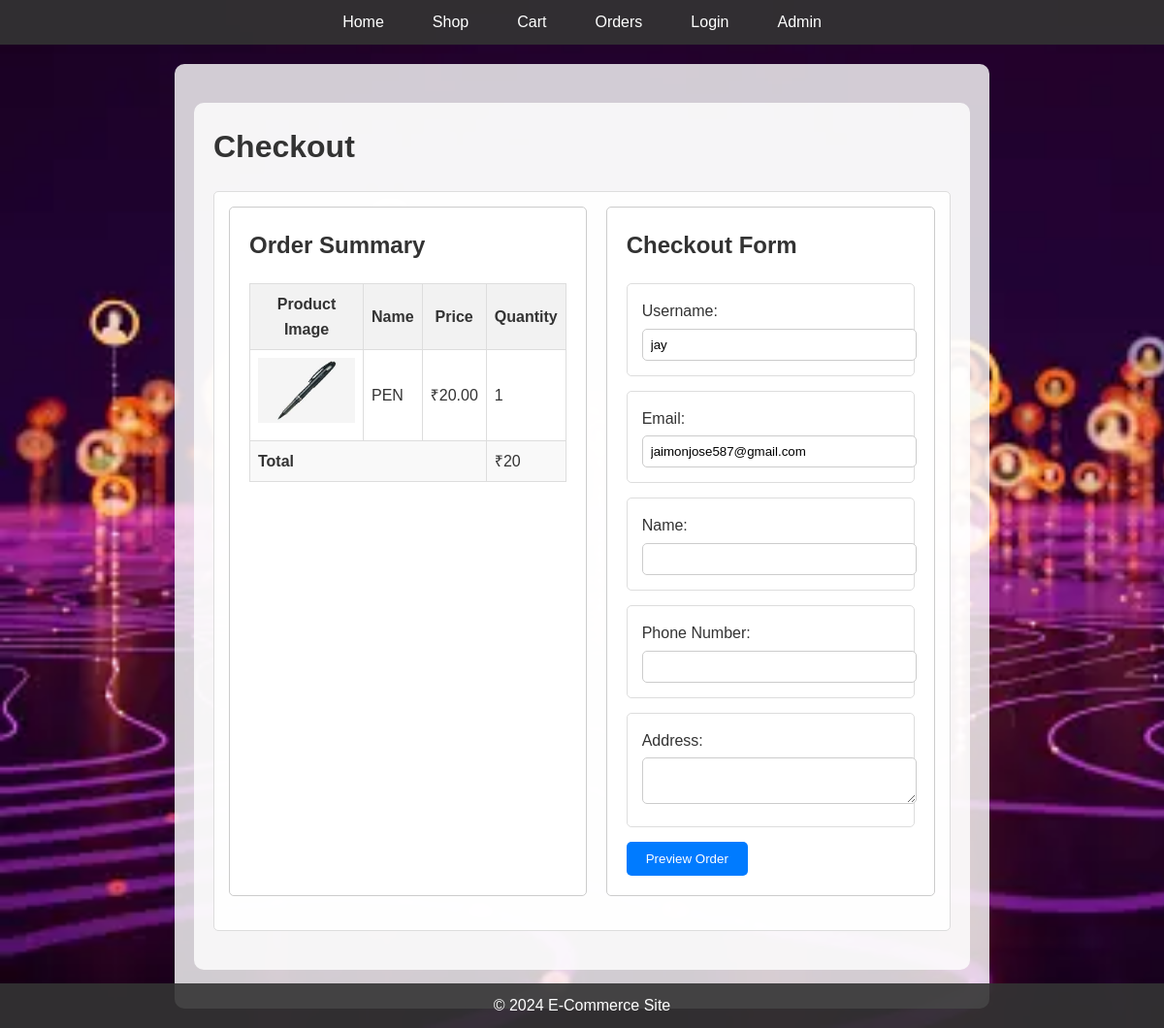
The app's page /checkout.php (signed in) with its own data.
### tables this page shows
CREATE TABLE `cart` (
  `id` int(11) NOT NULL,
  `user_id` int(11) DEFAULT NULL,
  `product_id` int(11) DEFAULT NULL,
  `quantity` int(11) DEFAULT NULL
);

CREATE TABLE `products` (
  `id` int(11) NOT NULL,
  `name` varchar(255) NOT NULL,
  `description` text DEFAULT NULL,
  `price` decimal(10,2) NOT NULL,
  `image` varchar(255) DEFAULT NULL
);

CREATE TABLE `users` (
  `id` int(11) NOT NULL,
  `username` varchar(50) NOT NULL,
  `password` varchar(255) NOT NULL,
  `email` varchar(255) NOT NULL,
  `role` enum('user','admin') DEFAULT 'user'
);

### checkout.php (the view, shortened to what this page needs)
<?php
include 'header.php';
include 'db.php';
$user_id = $_SESSION['user_id'];
$user_result = $conn->query("SELECT username, email FROM users WHERE id = $user_id");
$user = $user_result->fetch_assoc();
$result = $conn->query("SELECT cart.*, products.name, products.price, products.image FROM cart JOIN products ON cart.product_id = products.id WHERE cart.user_id = $user_id");
$total = 0;
$cart_items = [];
while ($row = $result->fetch_assoc()) {
    $total += $row['price'] * $row['quantity'];
    $cart_items[] = [
        'product_id' => $row['product_id'],
        'name' => $row['name'],
        'quantity' => $row['quantity'],
        'price' => $row['price'],
        'image' => $row['image']
    ];
}
?>
<!DOCTYPE html>
<html lang="en">
<head>
</head>
<body>
    <main>
        <h1>Checkout</h1>
        <div class="checkout-container">
            <div class="order-summary">
                <h2>Order Summary</h2>
                <table>
                    <thead>
                        <tr>
                            <th>Product Image</th>
                            <th>Name</th>
                            <th>Price</th>
                            <th>Quantity</th>
                        </tr>
                    </thead>
                    <tbody>
                        <?php
                        if (count($cart_items) > 0) {
                            foreach ($cart_items as $item) {
                                echo "<tr>";
                                echo "<td>";
                                if (!empty($item['image'])) {
                                    echo "<img src='uploads/" . htmlspecialchars($item['image']) . "' alt='" . htmlspecialchars($item['name']) . "' class='product-image'>";
                                }
                                echo "</td>";
                                echo "<td>" . htmlspecialchars($item['name']) . "</td>";
                                echo "<td>₹" . htmlspecialchars($item['price']) . "</td>";
                                echo "<td>" . htmlspecialchars($item['quantity']) . "</td>";
                                echo "</tr>";
                            }
                            echo "<tr>";
                            echo "<td colspan='3'><strong>Total</strong></td>";
                            echo "<td>₹" . htmlspecialchars($total) . "</td>";
                            echo "</tr>";
                        } else {
                            echo "<tr><td colspan='4'>Your cart is empty.</td></tr>";
                        }
                        ?>
                    </tbody>
                </table>
            </div>
            <div class="checkout-form">
                <h2>Checkout Form</h2>
                <form action="checkout.php" method="POST">
                    <div>
                        <label for="username">Username:</label>
                        <input type="text" id="username" name="username" value="<?php echo htmlspecialchars($user['username']); ?>" readonly>
                    </div>
                    <div>
                        <label for="email">Email:</label>
                        <input type="email" id="email" name="email" value="<?php echo htmlspecialchars($user['email']); ?>" readonly>
                    </div>
                    <div>
                        <label for="name">Name:</label>
                        <input type="text" id="name" name="name" required>
                    </div>
                    <div>
                        <label for="phone">Phone Number:</label>
                        <input type="text" id="phone" name="phone" required>
                    </div>
                    <div>
                        <label for="address">Address:</label>
                        <textarea id="address" name="address" required></textarea>
                    </div>
                    <button type="submit">Preview Order</button>
                </form>
            </div>
        </div>
    </main>
</body>
</html>
<?php
include 'footer.php';
?>

### styles.css (style rules this page uses)
body, h1, h2, h3, p, ul { margin: 0; padding: 0; font-family: Arial, sans-serif; }
body { line-height: 1.6; background-image: url('images.jpg'); background-size: cover; background-repeat: no-repeat; background-attachment: fixed; color: #333; }
main { padding: 20px; max-width: 800px; margin: 20px auto; background-color: rgba(255, 255, 255, 0.8); border-radius: 10px; }
main h1, main h2 { margin-bottom: 20px; }
main div { margin-bottom: 20px; padding: 15px; border: 1px solid #ddd; border-radius: 5px; background-color: rgba(255, 255, 255, 0.9); }

### checkout.php (style rules this page uses)
.checkout-container { display: flex; flex-direction: row; gap: 20px; }
.order-summary, .checkout-form { flex: 1; padding: 20px; border: 1px solid #ccc; border-radius: 5px; }
table { width: 100%; border-collapse: collapse; }
th, td { border: 1px solid #ddd; padding: 8px; }
th { background-color: #f2f2f2; }
tr:nth-child(even) { background-color: #f9f9f9; }
.product-image { max-width: 100px; height: auto; display: block; margin-bottom: 10px; }
.checkout-container h2, .checkout-container h3 { margin: 0 0 20px; }
.checkout-container button { padding: 10px 20px; background-color: #007BFF; color: white; border: none; border-radius: 5px; cursor: pointer; }
.checkout-form div { margin-bottom: 15px; }
.checkout-form label { display: block; margin-bottom: 5px; }
.checkout-form input, .checkout-form textarea { width: 100%; padding: 8px; border: 1px solid #ccc; border-radius: 5px; }
.checkout-form textarea { resize: vertical; }

### records on screen
cart: product.image (picture), product.name "PEN", product.price "20.00", quantity "1"
users: username "jay", email "jaimonjose587@gmail.com"

### other values on screen
$total "20"
